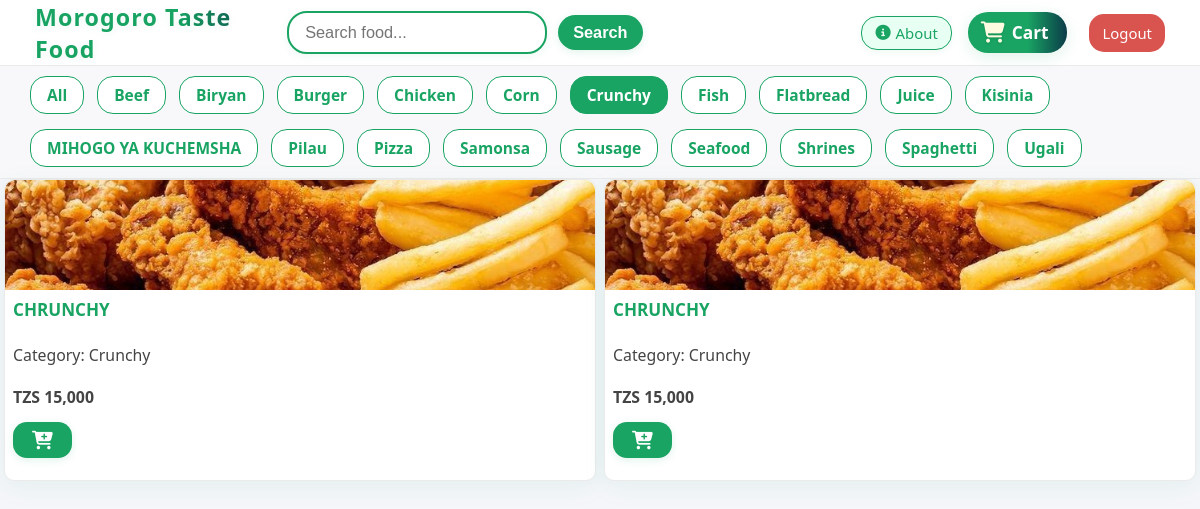
Page /menu.php?category_id=10 (signed in) on the committed database.
### tables this page shows
CREATE TABLE `categories` (
  `category_id` int(11) NOT NULL,
  `category_name` varchar(100) NOT NULL,
  `created_at` timestamp NOT NULL DEFAULT current_timestamp()
);

CREATE TABLE `food_items` (
  `food_id` int(11) NOT NULL,
  `name` varchar(100) NOT NULL,
  `price` int(11) NOT NULL,
  `image_url` varchar(255) DEFAULT NULL,
  `category_id` int(11) DEFAULT NULL,
  `created_at` datetime NOT NULL DEFAULT current_timestamp(),
  `updated_at` datetime NOT NULL DEFAULT current_timestamp() ON UPDATE current_timestamp(),
  `is_active` tinyint(1) NOT NULL DEFAULT 1
);

### menu.php (the view, shortened to what this page needs)
<?php
require_once 'includes/db.php';
$categories = [];
$stmtCat = $pdo->query("SELECT category_id, category_name FROM categories ORDER BY category_name ASC");
while ($row = $stmtCat->fetch()) {
    $categories[] = $row;
}
$stmt = $pdo->query("SELECT * FROM food_items");
$all_foods = $stmt->fetchAll();
$current_category_id = isset($_GET['category_id']) ? intval($_GET['category_id']) : 0;
if (isset($_GET['search']) && $_GET['search'] !== '') {
    $search = trim($_GET['search']);
    $foods = array_filter($all_foods, function($food) use ($search, $current_category_id) {
        $match = stripos($food['name'], $search) !== false;
        if ($current_category_id > 0) {
            $match = $match && $food['category_id'] == $current_category_id;
        }
        return $match;
    });
    if (empty($foods)) $search_not_found = "No food found matching your search.";
} else if ($current_category_id > 0) {
    $foods = array_filter($all_foods, function($food) use ($current_category_id) {
        return $food['category_id'] == $current_category_id;
    });
} else {
    $foods = $all_foods;
}
$single_search_result = false;
function categoryName($id, $categories){
    foreach($categories as $cat){
        if($cat['category_id'] == $id) return $cat['category_name'];
    }
    return 'Unknown';
}
?>
<!DOCTYPE html>
<html lang="en">
<head>
    <link rel="stylesheet" href="https://cdnjs.cloudflare.com/ajax/libs/font-awesome/6.5.0/css/all.min.css">
</head>
<body>
<div class="topbar">
  <div class="topbar-inner">
    <div class="topbar-left">
      <span class="site-title">Morogoro Taste Food</span>
    </div>
    <div class="topbar-center">
      <form method="GET" action="menu.php" id="search-form" class="search-form-row">
        <div class="search-suggest-box">
          <input type="text" id="live-search" name="search" placeholder="Search food..." autocomplete="off" value="<?= isset($_GET['search']) ? htmlspecialchars($_GET['search']) : '' ?>">
        </div>
        <button type="submit" class="search-suggest-btn">Search</button>
      </form>
    </div>
    <div class="topbar-right">
      <a href="#" class="about-link" id="about-btn"><i class="fa-solid fa-circle-info"></i> About</a>
      <a href="cart.php" class="cart-link" title="Cart">
        <i class="fa-solid fa-cart-shopping"></i>
        Cart
      </a>
      <?php if (isset($_SESSION['username'])): ?>
        <a href="logout.php" class="logout-link">Logout</a>
      <?php endif; ?>
    </div>
  </div>
</div>
<div class="category-bar">
    <a href="menu.php" class="category-btn<?= $current_category_id == 0 ? ' selected' : '' ?>">All</a>
    <?php foreach ($categories as $cat): ?>
        <a href="menu.php?category_id=<?= $cat['category_id'] ?>" class="category-btn<?= $current_category_id == $cat['category_id'] ? ' selected' : '' ?>"><?= htmlspecialchars($cat['category_name']) ?></a>
    <?php endforeach; ?>
</div>
<div class="menu-container<?= $single_search_result ? ' single-search-result' : '' ?>" id="menu-container">
    <?php foreach ($foods as $food): ?>
        <div class="menu-item" data-name="<?= strtolower(htmlspecialchars($food['name'])) ?>">
            <img src="<?= htmlspecialchars($food['image_url']) ?>" alt="<?= htmlspecialchars($food['name']) ?>">
            <div class="menu-item-content">
                <h3 title="<?= htmlspecialchars($food['name']) ?>"><?= htmlspecialchars($food['name']) ?></h3>
                <p title="<?= categoryName($food['category_id'], $categories) ?>">Category: <?= categoryName($food['category_id'], $categories) ?></p>
                <p class="price" title="TZS <?= number_format($food['price'], 0) ?>">TZS <?= number_format($food['price'], 0) ?></p>
                <a href="add_to_cart.php?id=<?= $food['food_id'] ?>" class="add-to-cart-btn" title="Add to Cart">
                    <i class="fa-solid fa-cart-plus"></i>
                </a>
            </div>
        </div>
    <?php endforeach; ?>
</div>
</body>
</html>

### rows in the picture
categories: category_name "Beef"
categories: category_name "Biryan"
categories: category_name "Burger"
categories: category_name "Chicken"
categories: category_name "Corn"
categories: category_name "Crunchy"
categories: category_name "Fish"
categories: category_name "Flatbread"
categories: category_name "Juice"
categories: category_name "Kisinia"
categories: category_name "MIHOGO YA KUCHEMSHA"
categories: category_name "Pilau"
categories: category_name "Pizza"
categories: category_name "Samonsa"
categories: category_name "Sausage"
categories: category_name "Seafood"
categories: category_name "Shrines"
categories: category_name "Spaghetti"
categories: category_name "Ugali"
food_items: image_url (picture), name "CHRUNCHY", category.category_name "Crunchy", price "15,000"
food_items: image_url (picture), name "CHRUNCHY", category.category_name "Crunchy", price "15,000"
